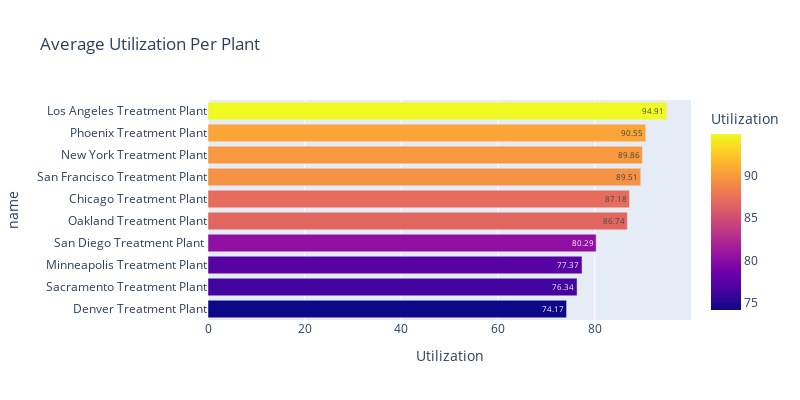

The notebook cell this image was saved under:
### Code cell
px.bar(avg_utilization.sort_values('Utilization'),y='name',x='Utilization',color='Utilization',width=800,height=400,title='Average Utilization Per Plant',text='Utilization')

### Figure 1 — Plotly figure (JSON) as saved in the notebook; plotly's stock layout.template omitted (floating-point values rounded to 4 significant figures)
{"data": [{"alignmentgroup": "True", "hovertemplate": "Utilization=%{marker.color}<br>name=%{y}<extra></extra>", "legendgroup": "", "marker": {"color": [74.17, 76.34, 77.37, 80.29, 86.74, 87.18, 89.51, 89.86, 90.55, 94.91], "coloraxis": "coloraxis", "pattern": {"shape": ""}}, "name": "", "offsetgroup": "", "orientation": "h", "showlegend": false, "text": [74.17, 76.34, 77.37, 80.29, 86.74, 87.18, 89.51, 89.86, 90.55, 94.91], "textposition": "auto", "type": "bar", "x": [74.17, 76.34, 77.37, 80.29, 86.74, 87.18, 89.51, 89.86, 90.55, 94.91], "xaxis": "x", "y": ["Denver Treatment Plant", "Sacramento Treatment Plant", "Minneapolis Treatment Plant", "San Diego Treatment Plant ", "Oakland Treatment Plant", "Chicago Treatment Plant", "San Francisco Treatment Plant", "New York Treatment Plant", "Phoenix Treatment Plant", "Los Angeles Treatment Plant"], "yaxis": "y"}], "layout": {"barmode": "relative", "coloraxis": {"colorbar": {"title": {"text": "Utilization"}}, "colorscale": [[0, "#0d0887"], [0.1111, "#46039f"], [0.2222, "#7201a8"], [0.3333, "#9c179e"], [0.4444, "#bd3786"], [0.5556, "#d8576b"], [0.6667, "#ed7953"], [0.7778, "#fb9f3a"], [0.8889, "#fdca26"], [1, "#f0f921"]]}, "height": 400, "legend": {"tracegroupgap": 0}, "title": {"text": "Average Utilization Per Plant"}, "width": 800, "xaxis": {"anchor": "y", "autorange": true, "domain": [0, 1], "range": [0, 99.91], "title": {"text": "Utilization"}, "type": "linear"}, "yaxis": {"anchor": "x", "autorange": true, "domain": [0, 1], "range": [-0.5, 9.5], "title": {"text": "name"}, "type": "category"}}}
